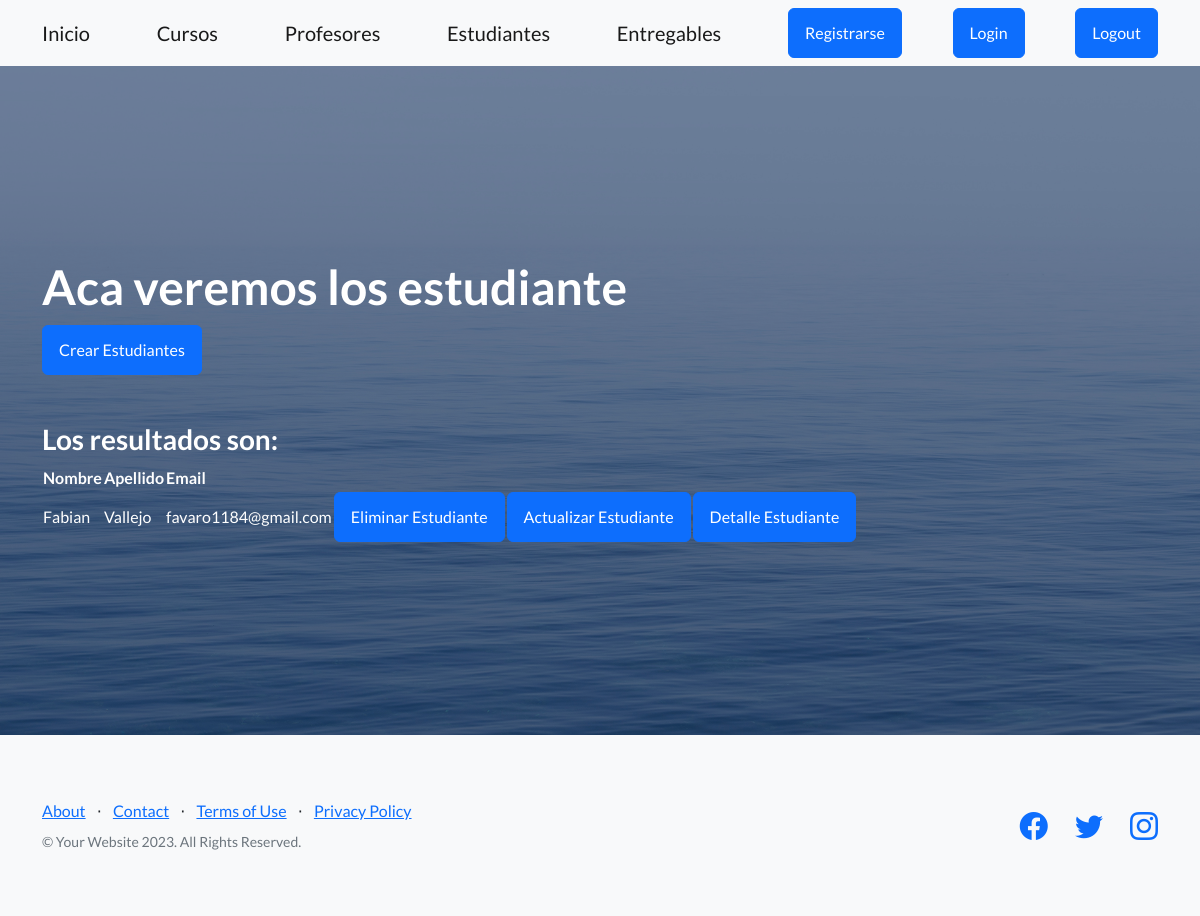
/AppCoder/estudiantes/lista/ (signed in), run on an earlier commit of the app's database.
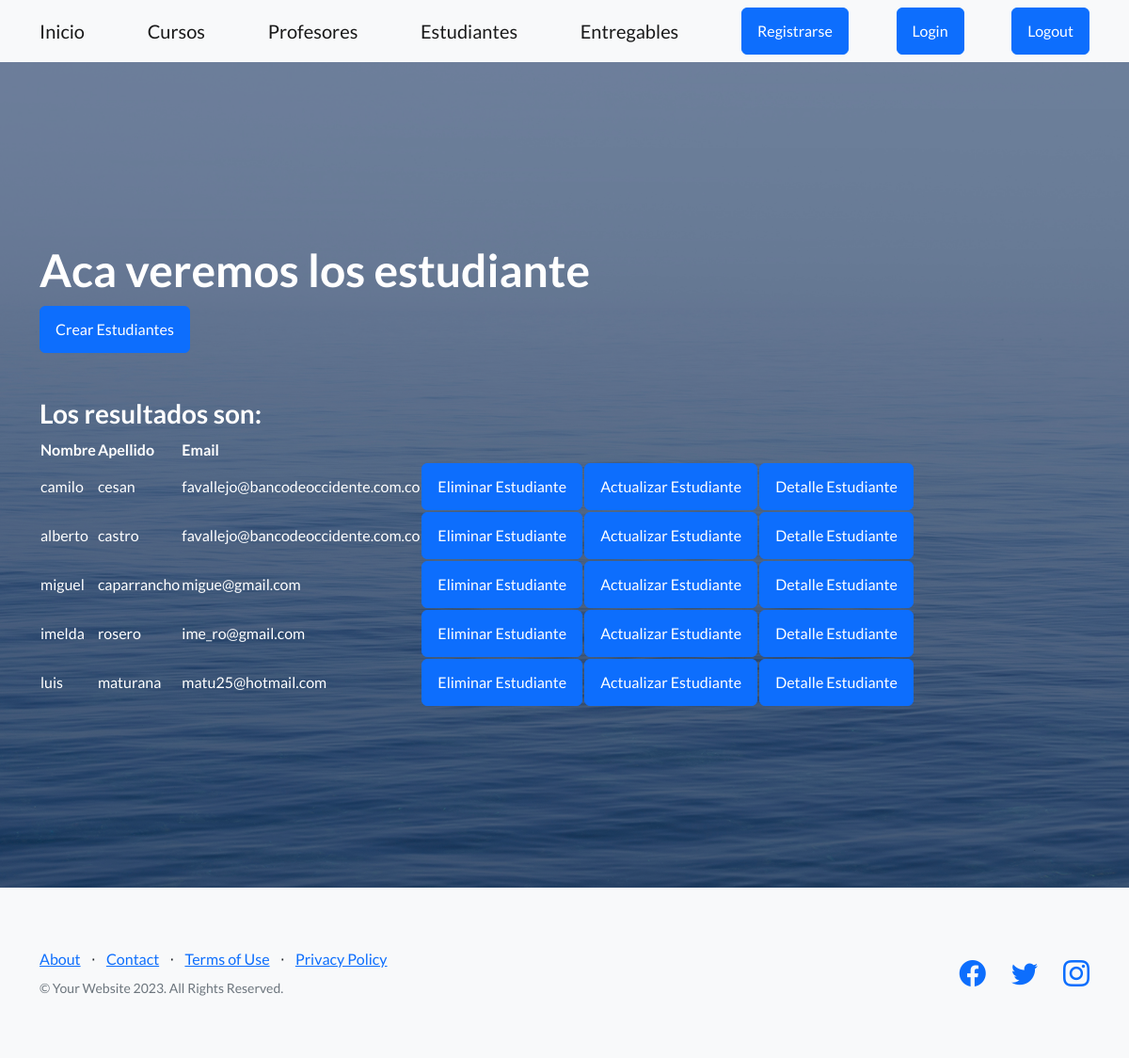
And on a later commit of the database.
### AppCoder/models.py (models this page shows)
class Estudiante(models.Model):
    nombre = models.CharField(max_length=40)
    apellido = models.CharField(max_length=40)
    email = models.EmailField()

### AppCoder/views.py (the view)
# urls.py: path('estudiantes/lista/', EstudianteLista.as_view(), name="VerEstudiantesLista"),
class EstudianteLista(LoginRequiredMixin, ListView): #estudiante_list.html
    model = Estudiante

### AppCoder/templates/AppCoder/estudiante_list.html
{% extends "AppCoder/padre2.html" %}
{% load static %}
{% block titulo %}
Aca veremos los estudiante<p>
<a class="btn btn-primary" href="{% url 'CrearEstudiantes' %}">Crear Estudiantes</a>
{% endblock %}
{% block formulario %}
    {% if object_list %}
        <h3>Los resultados son: </h3>
        <table>
            <tr>
                <th>Nombre</th>
                <th>Apellido</th>
                <th>Email</th>
            </tr>
            {% for e in object_list %}
            <tr>
                <td>{{ e.nombre }} </td>
                <td>{{ e.apellido }} </td>
                <td>{{ e.email }} </td>
                <td><a class="btn btn-primary" href="{% url 'BorrarEstudiantes' e.id %}">Eliminar Estudiante</a> </td>
                <td><a class="btn btn-primary" href="{% url 'ActualizarEstudiantes' e.id %}">Actualizar Estudiante</a> </td>
                <td><a class="btn btn-primary" href="{% url 'DetalleEstudiantes' e.id %}">Detalle Estudiante</a> </td>
            </tr>
            {% endfor%}
        </table>
    {% else %}
        <h3>No se obtuvieron resultados de estudiantes </h3>
    {% endif %}
{% endblock %}

What changed in the data, as far as the page shows it:
removed Estudiante: nombre "Fabian", apellido "Vallejo", email "favaro1184@gmail.com"
added Estudiante: nombre "camilo", apellido "cesan", email "favallejo@bancodeoccidente.com.co"
added Estudiante: nombre "alberto", apellido "castro", email "favallejo@bancodeoccidente.com.co"
added Estudiante: nombre "miguel", apellido "caparrancho", email "migue@gmail.com"
added Estudiante: nombre "imelda", apellido "rosero", email "ime_ro@gmail.com"
added Estudiante: nombre "luis", apellido "maturana", email "matu25@hotmail.com"
